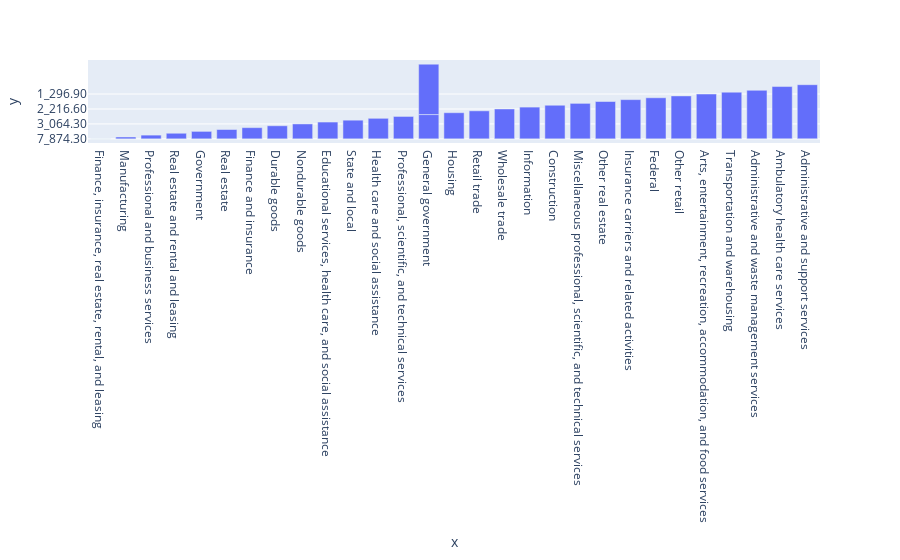

Notebook code cell kept with this figure:
### Code cell
fig = px.bar(x=pddf.head(30)[pddf.columns[0]], y=pddf.head(30)[pddf.columns[1]])
fig.show()

### Figure 1 — Plotly figure (JSON) as saved in the notebook; plotly's stock layout.template omitted (floating-point values rounded to 4 significant figures)
{"data": [{"alignmentgroup": "True", "hovertemplate": "x=%{x}<br>y=%{y}<extra></extra>", "legendgroup": "", "marker": {"color": "#636efa", "pattern": {"shape": ""}}, "name": "", "offsetgroup": "", "orientation": "v", "showlegend": false, "textposition": "auto", "type": "bar", "x": ["Finance, insurance, real estate, rental, and leasing", "Manufacturing", "Professional and business services", "Real estate and rental and leasing", "Government", "Real estate", "Finance and insurance", "Durable goods", "Nondurable goods", "Educational services, health care, and social assistance", "State and local", "Health care and social assistance", "Professional, scientific, and technical services", "General government", "Housing", "Retail trade", "Wholesale trade", "Information", "Construction", "Miscellaneous professional, scientific, and technical services", "Other real estate", "Insurance carriers and related activities", "Federal", "Other retail", "Arts, entertainment, recreation, accommodation, and food services", "Transportation and warehousing", "Administrative and waste management services", "General government", "Ambulatory health care services", "Administrative and support services"], "xaxis": "x", "y": ["7_874.30", "6_409.30", "4_504.80", "4_368.40", "4_264.60", "4_008.70", "3_505.90", "3_345.00", "3_064.30", "3_047.60", "2_899.50", "2_680.30", "2_543.80", "2_506.70", "2_487.80", "2_300.80", "2_216.60", "2_159.40", "1_875.30", "1_634.30", "1_520.90", "1_421.50", "1_365.10", "1_330.00", "1_296.90", "1_273.70", "1_268.60", "1_265.30", "1_163.40", "1_153.80"], "yaxis": "y"}], "layout": {"autosize": true, "barmode": "relative", "legend": {"tracegroupgap": 0}, "margin": {"t": 60}, "xaxis": {"anchor": "y", "autorange": true, "domain": [0, 1], "range": [-0.5, 28.5], "title": {"text": "x"}, "type": "category"}, "yaxis": {"anchor": "x", "autorange": true, "domain": [0, 1], "range": [-2.222, 42.22], "title": {"text": "y"}, "type": "category"}}}
